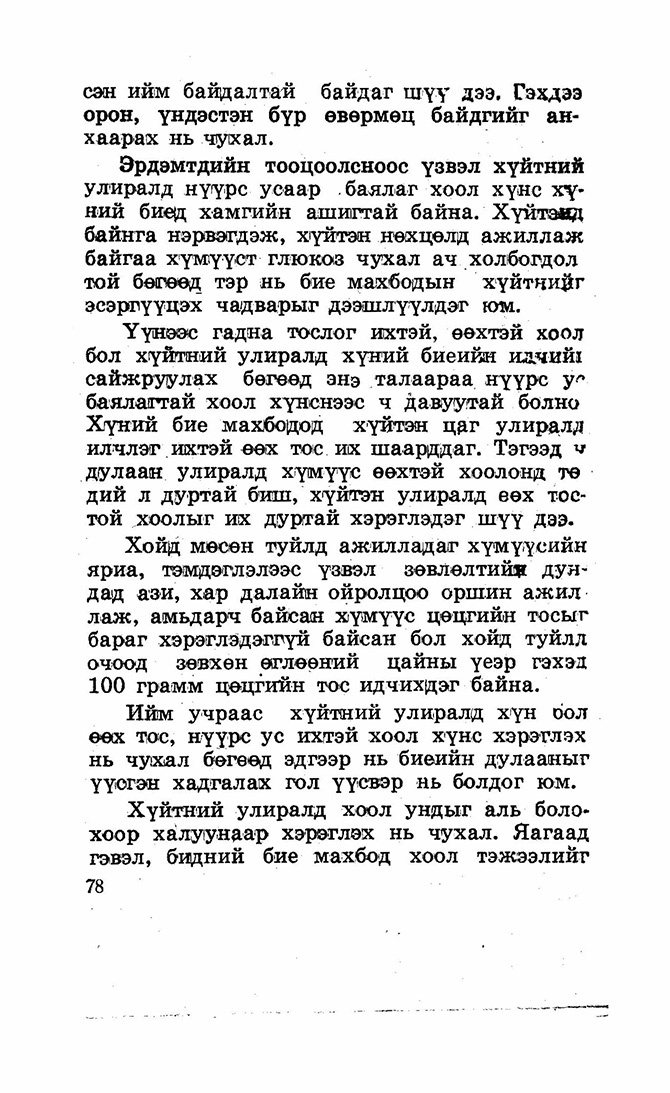
#> input picture dataset/corrected_images/img_001.jpg, 670 x 1093 px
$ python -i skew_correction.py   (imports and definitions only)   (older library calls are emulated)
#> lines starting #> are read from the running program, lines starting #| are printed output that depends on the picture
import cv2
import numpy as np
from imutils import rotate
import os

def horizontal_projection(sobel_img):
    sum_cols = []
    rows, cols = sobel_img.shape
    for row in range(rows-1):
        sum_cols.append(np.sum(sobel_img[row,:]))
    return sum_cols


def rotate_image(img):
    gx = cv2.Sobel(img, cv2.CV_64F, 1, 0)
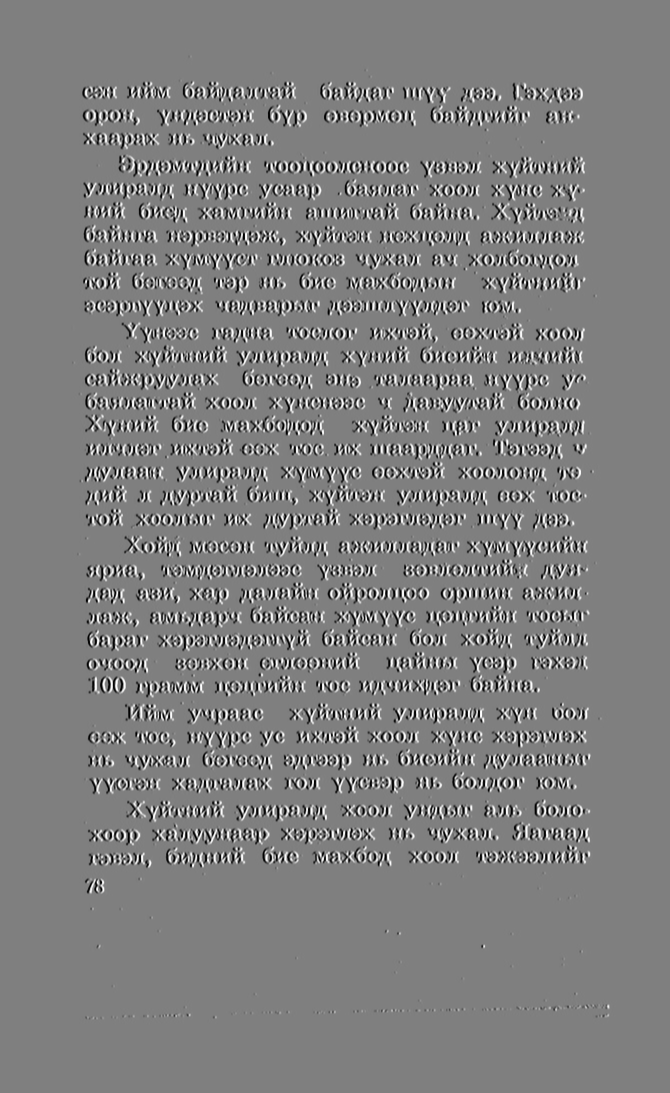
#> gx: shape (1093, 670) float64; min -1020, max 1020, mean 0; drawn with min black and max white
    gy = cv2.Sobel(img, cv2.CV_64F, 0, 1)
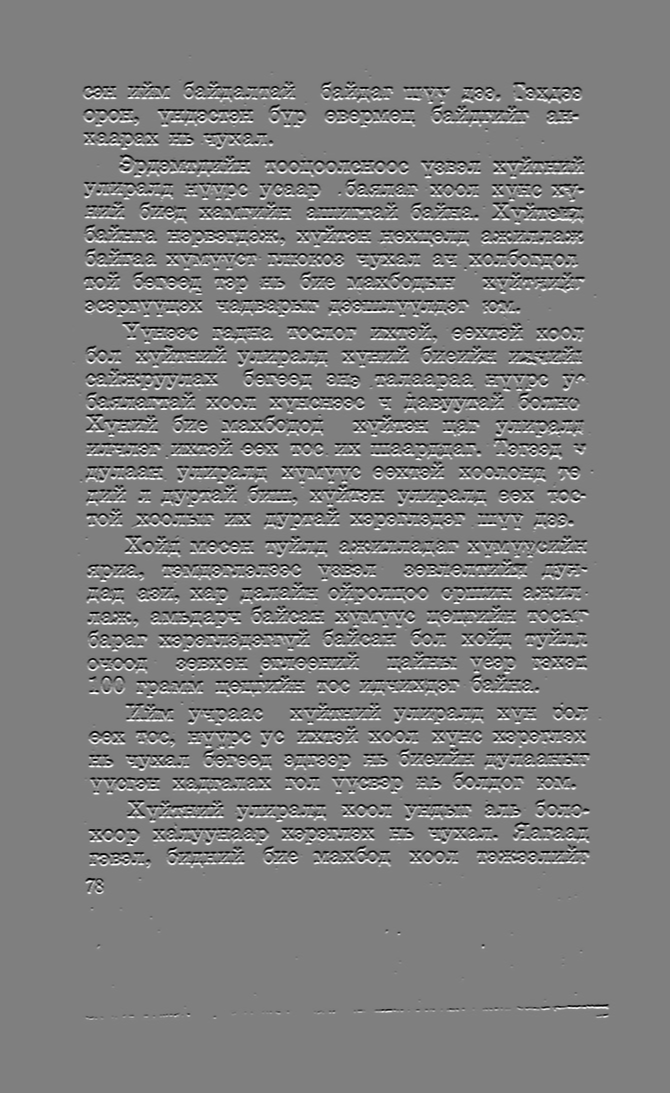
#> gy: shape (1093, 670) float64; min -1020, max 1020, mean 0; drawn with min black and max white
    sobel_img = np.sqrt(gx * gx + gy * gy)
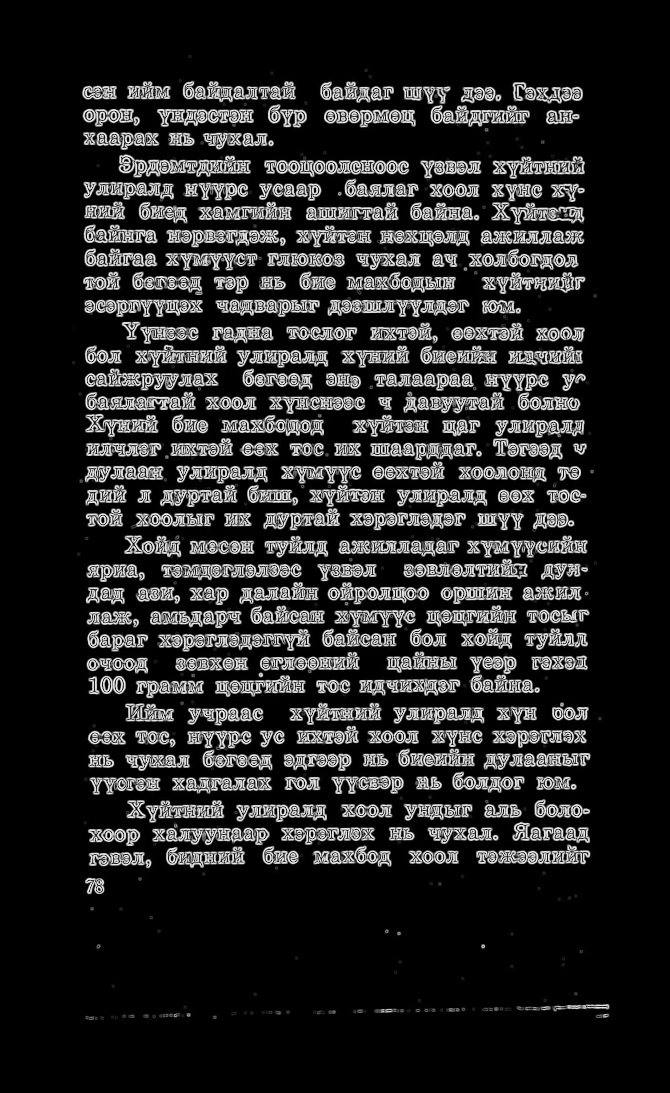
#> sobel_img: shape (1093, 670) float64; min 0, max 1123.4, mean 160.8; drawn with min black and max white
    sobel_img_inv = 255 - sobel_img
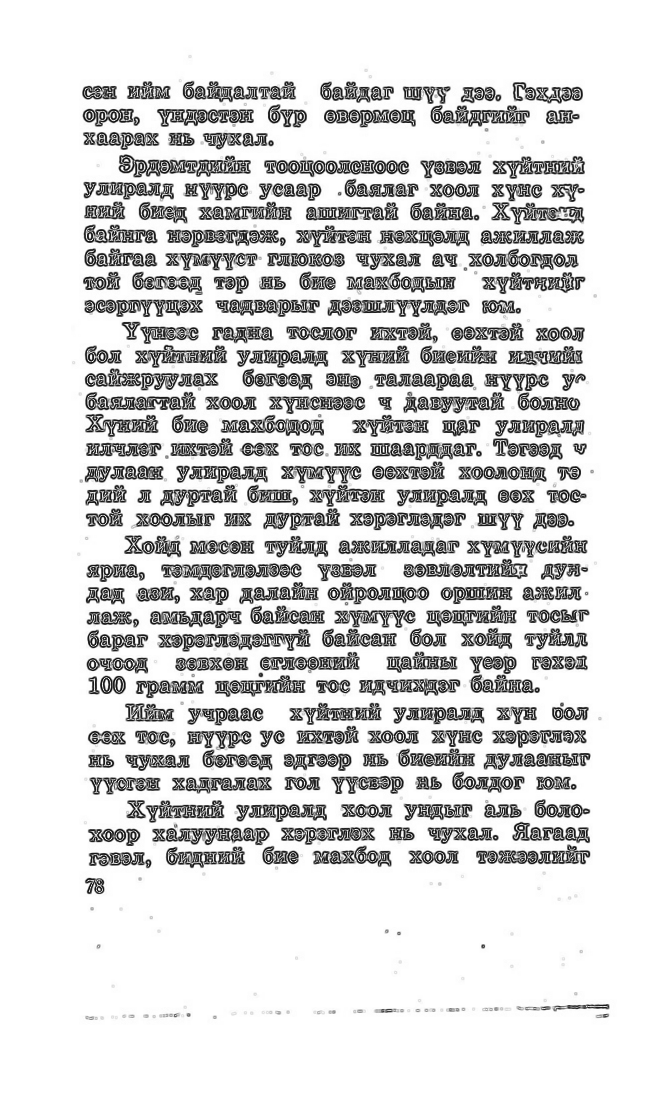
#> sobel_img_inv: shape (1093, 670) float64; min -868.4, max 255, mean 94.2; drawn with min black and max white
    predicted_angle = 0
    highest_hp = 0
    for index, angle in enumerate(range(-5, 5)):
        hp = horizontal_projection(rotate(sobel_img_inv, angle))
        median_hp = np.median(hp)
        if highest_hp < median_hp:
            predicted_angle = angle
            highest_hp = median_hp
#> this loop made 10 passes
#> (median_hp, highest_hp) on passes 1, 2, 4, 5, 6: (26348.7, 26348.7), (35647, 35647), (41823.6, 41823.6), (76126.7, 76126.7), (131915.2, 131915.2)
#> median_hp on passes 3, 7, 8, 9, 10: 27522.9, 75396.7, 42532.4, 29770.7, 34522.5
#> after the loop, highest_hp = 131915.2; predicted_angle = 0
    rows = img.shape[0]
#> rows = 1093
    cols = img.shape[1]
#> cols = 670
    img_center = (cols / 2, rows / 2)
#> img_center = (335, 546.5)
    matrix = cv2.getRotationMatrix2D(img_center, predicted_angle, 1)
#> matrix = [[1, 0, 0], [0, 1, 0]]
    rotate_img = cv2.warpAffine(img, matrix, (cols, rows), borderMode=cv2.BORDER_CONSTANT,
                                borderValue=(255, 255, 255))
    return rotate_img, predicted_angle

def skew_correction(path_to_file):
    img = cv2.cvtColor(cv2.imread(path_to_file, cv2.IMREAD_COLOR), cv2.COLOR_BGR2GRAY)

    rotate_img, angle = rotate_image(img)
#> angle = 0

    parent_dir, filename = os.path.split(path_to_file)
    new_parent_dir = os.path.join(os.path.dirname(parent_dir), 'corrected_images')

    if not os.path.exists(new_parent_dir):
        os.makedirs(new_parent_dir)

    new_file_path = os.path.join(new_parent_dir, filename)
    cv2.imwrite(new_file_path, rotate_img)

    return rotate_img, angle

>>> result = skew_correction('../dataset/corrected_images/img_001.jpg')

$ run again, on dataset/corrected_images/img_002.jpg
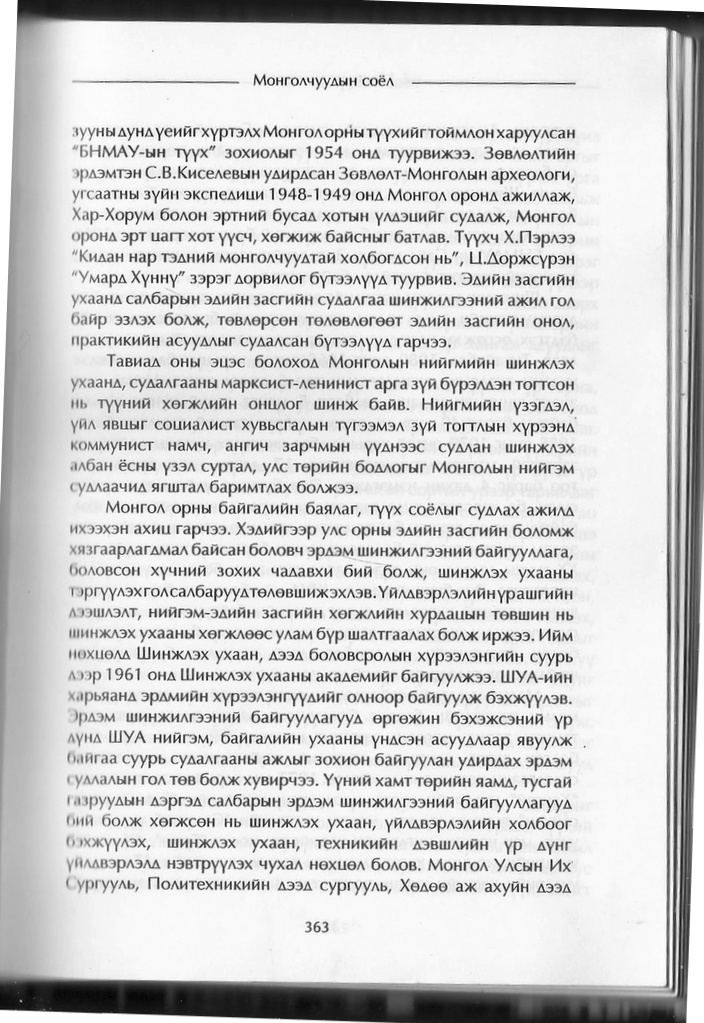
#> input picture dataset/corrected_images/img_002.jpg, 704 x 1023 px
#> in rotate_image, `sobel_img = np.sqrt(gx * gx + gy * gy)`:
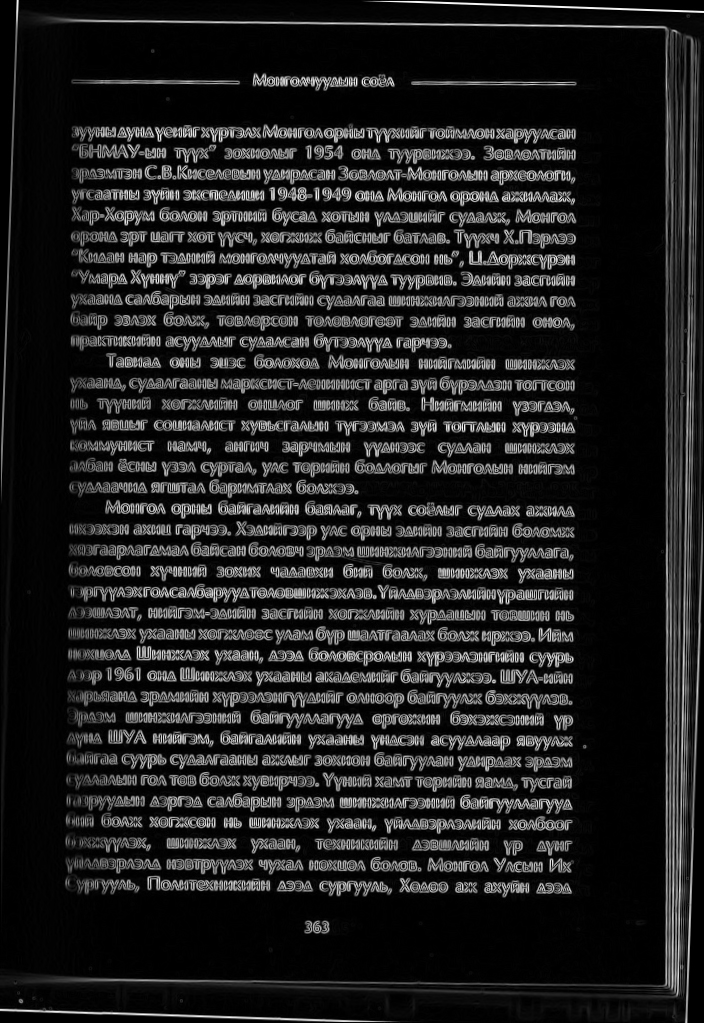
#> sobel_img: shape (1023, 704) float64; min 0, max 964.4, mean 123.6; drawn with min black and max white
#> in rotate_image, `sobel_img_inv = 255 - sobel_img`:
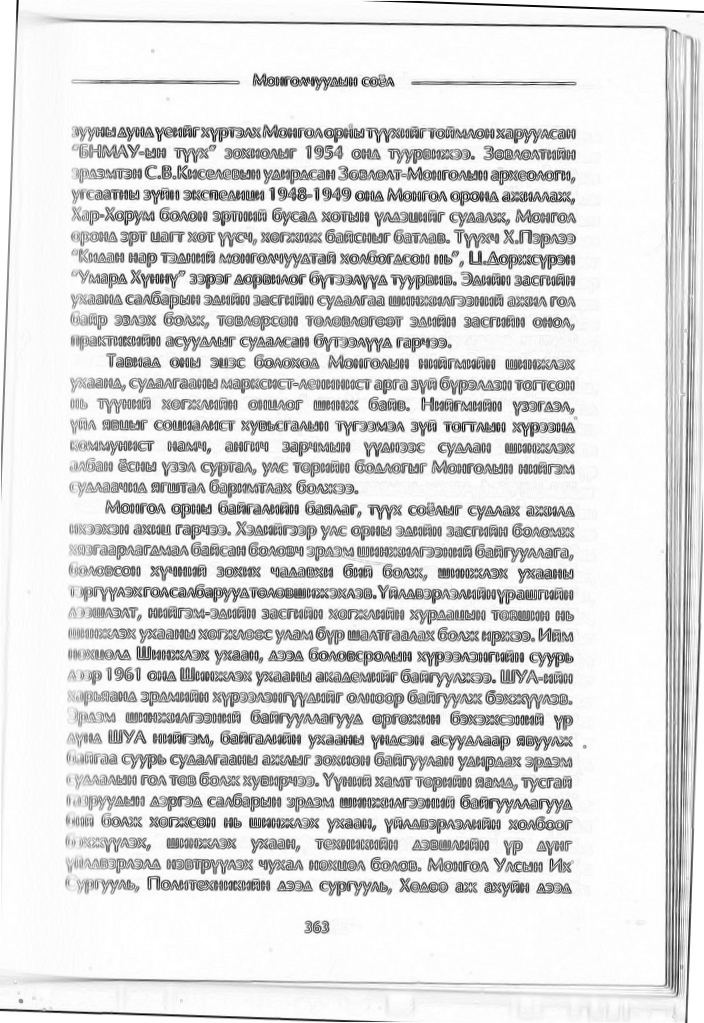
#> sobel_img_inv: shape (1023, 704) float64; min -709.4, max 255, mean 131.4; drawn with min black and max white
#> the loop in rotate_image, `for index, angle in enumerate(range(-5, 5)):` made 10 passes
#> (median_hp, highest_hp) on passes 1, 2, 3, 5, 6: (75192.5, 75192.5), (76217.2, 76217.2), (81246.2, 81246.2), (94664.7, 94664.7), (122298.9, 122298.9)
#> after the loop in rotate_image, `for index, angle in enumerate(range(-5, 5)):`: highest_hp = 122298.9; predicted_angle = 0
#> matrix = [[1, 0, 0], [0, 1, 0]]
#> angle = 0

$ run again, on dataset/corrected_images/img_003.jpg
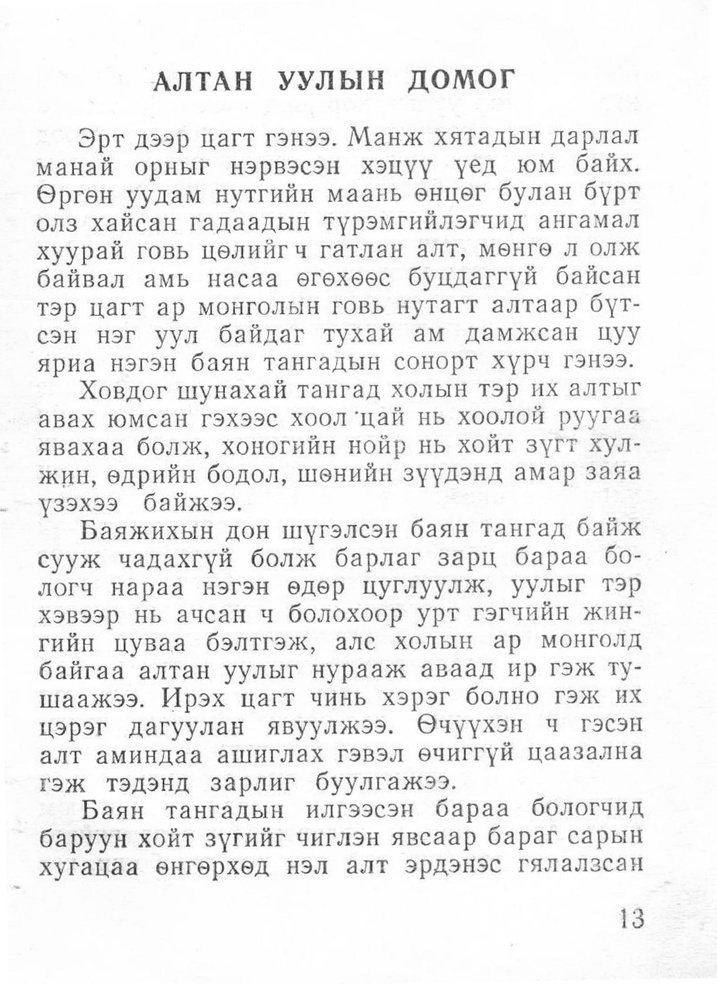
#> input picture dataset/corrected_images/img_003.jpg, 717 x 984 px, shrunk from 1594 x 2188 before the run
#> in rotate_image, `sobel_img = np.sqrt(gx * gx + gy * gy)`:
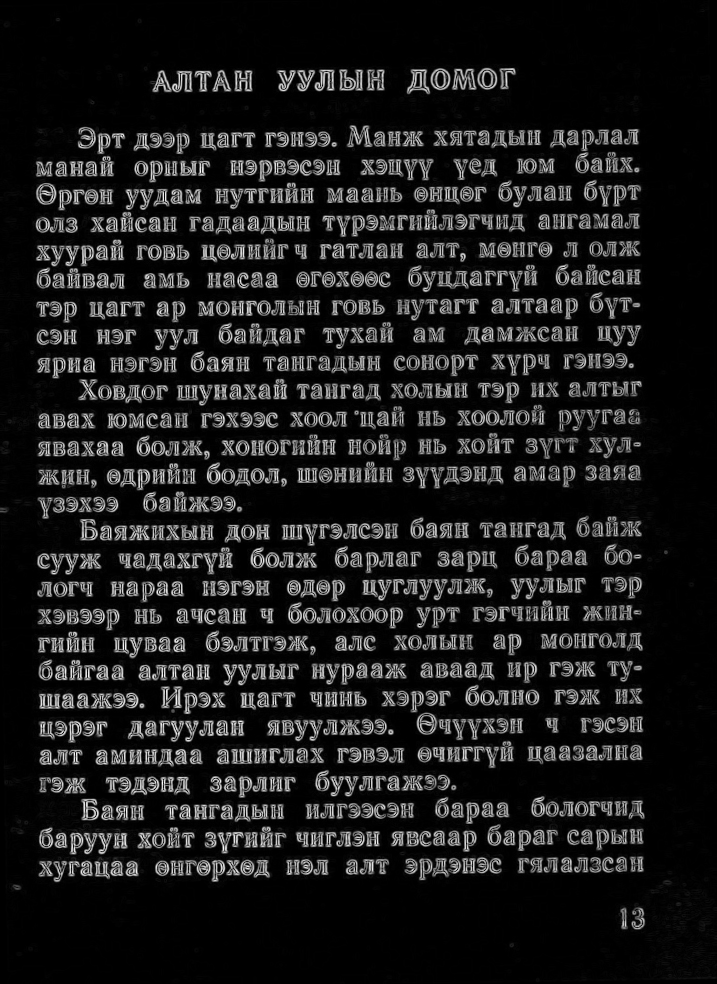
#> sobel_img: shape (984, 717) float64; min 0, max 843.4, mean 93.6; drawn with min black and max white
#> in rotate_image, `sobel_img_inv = 255 - sobel_img`:
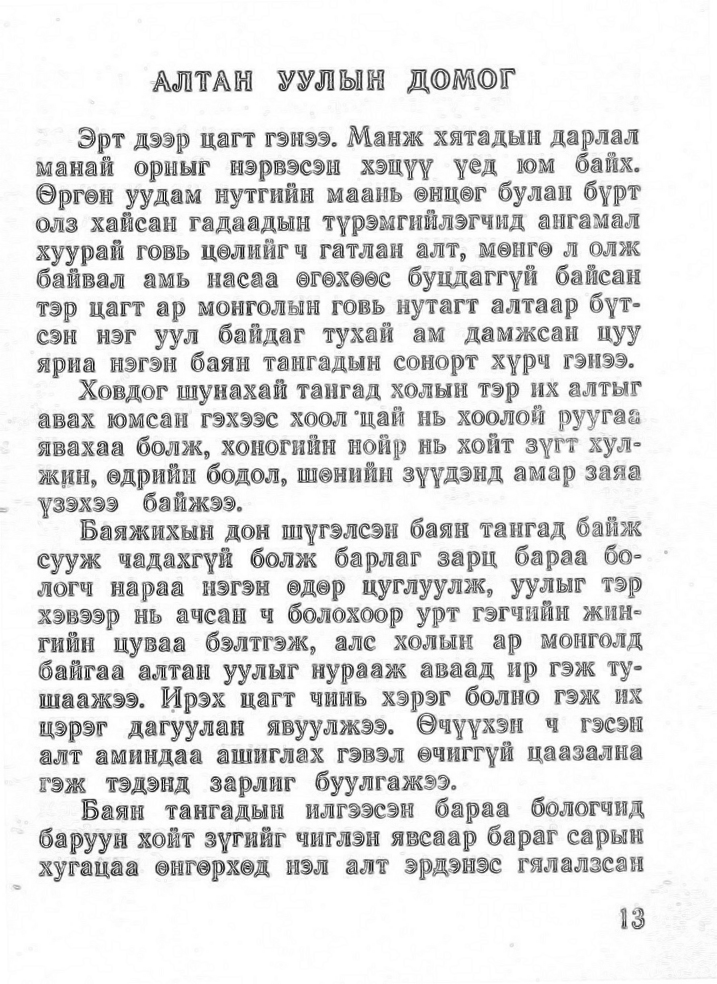
#> sobel_img_inv: shape (984, 717) float64; min -588.4, max 255, mean 161.4; drawn with min black and max white
#> the loop in rotate_image, `for index, angle in enumerate(range(-5, 5)):` made 10 passes
#> (median_hp, highest_hp) on passes 1, 2, 4, 5, 6: (99194.5, 99194.5), (101500.1, 101500.1), (112478.1, 112478.1), (127524.3, 127524.3), (134450.7, 134450.7)
#> after the loop in rotate_image, `for index, angle in enumerate(range(-5, 5)):`: highest_hp = 134450.7; predicted_angle = 0
#> matrix = [[1, 0, 0], [0, 1, 0]]
#> angle = 0

$ run again, on dataset/corrected_images/img_004.jpg
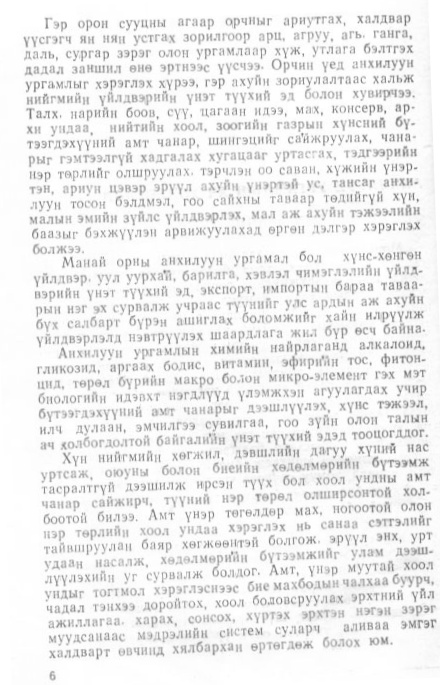
#> input picture dataset/corrected_images/img_004.jpg, 440 x 685 px
#> in rotate_image, `sobel_img = np.sqrt(gx * gx + gy * gy)`:
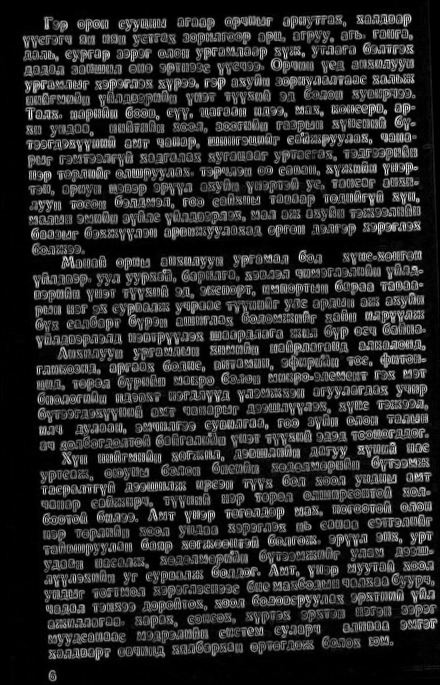
#> sobel_img: shape (685, 440) float64; min 0, max 548, mean 88.6; drawn with min black and max white
#> in rotate_image, `sobel_img_inv = 255 - sobel_img`:
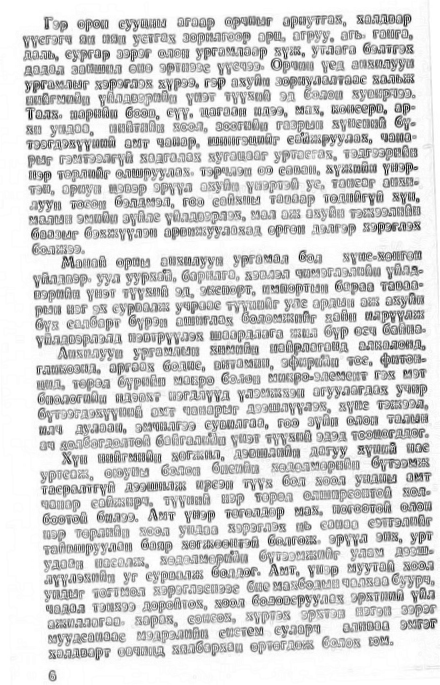
#> sobel_img_inv: shape (685, 440) float64; min -293, max 255, mean 166.4; drawn with min black and max white
#> the loop in rotate_image, `for index, angle in enumerate(range(-5, 5)):` made 10 passes
#> (median_hp, highest_hp) on passes 1, 2, 3, 5, 6: (66694.6, 66694.6), (67961.4, 67961.4), (68095.1, 68095.1), (70456.9, 70456.9), (71870.5, 71870.5)
#> after the loop in rotate_image, `for index, angle in enumerate(range(-5, 5)):`: highest_hp = 71870.5; predicted_angle = 0
#> matrix = [[1, 0, 0], [0, 1, 0]]
#> angle = 0
